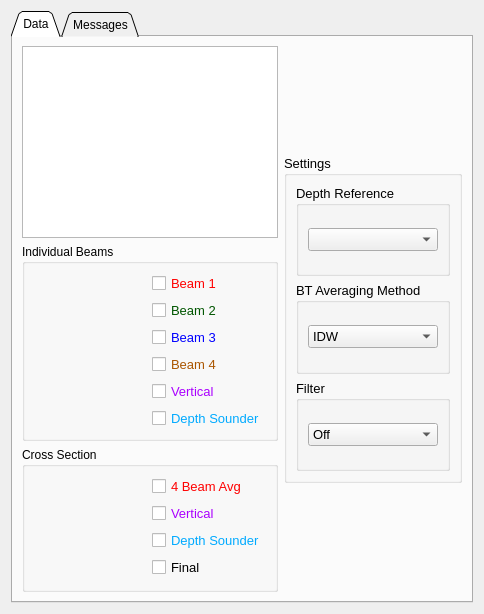
      <widget class="QWidget" name="tab_depth">
       <attribute name="title">
        <string>Depth</string>
       </attribute>
       <layout class="QGridLayout" name="gridLayout_30">
        <item row="0" column="0">
         <widget class="QTabWidget" name="tab_depth_2">
          <property name="tabShape">
           <enum>QTabWidget::Triangular</enum>
          </property>
          <property name="currentIndex">
           <number>0</number>
          </property>
          <widget class="QWidget" name="tab_depth_2_data">
           <attribute name="title">
            <string>Data</string>
           </attribute>
           <layout class="QGridLayout" name="gridLayout_31">
            <item row="0" column="0">
             <layout class="QHBoxLayout" name="horizontalLayout_25" stretch="8,2">
              <item>
               <layout class="QVBoxLayout" name="verticalLayout_27" stretch="0,2,2">
                <item>
                 <widget class="QTableWidget" name="table_depth"/>
                </item>
                <item>
                 <widget class="QGroupBox" name="gb_depth_beams">
                  <property name="title">
                   <string>Individual Beams</string>
                  </property>
                  <layout class="QHBoxLayout" name="horizontalLayout_32" stretch="6,1">
                   <item>
                    <widget class="QWidget" name="graph_depth_beams" native="true"/>
                   </item>
                   <item>
                    <layout class="QVBoxLayout" name="verticalLayout_25">
                     <item>
                      <widget class="QCheckBox" name="cb_depth_beam1">
                       <property name="palette">
                        <palette>
                         <active>
                          <colorrole role="WindowText">
                           <brush brushstyle="SolidPattern">
                            <color alpha="255">
                             <red>255</red>
                             <green>0</green>
                             <blue>0</blue>
                            </color>
                           </brush>
                          </colorrole>
                         </active>
                         <inactive>
                          <colorrole role="WindowText">
                           <brush brushstyle="SolidPattern">
                            <color alpha="255">
                             <red>255</red>
                             <green>0</green>
                             <blue>0</blue>
                            </color>
                           </brush>
                          </colorrole>
                         </inactive>
                         <disabled>
                          <colorrole role="WindowText">
                           <brush brushstyle="SolidPattern">
                            <color alpha="255">
                             <red>120</red>
                             <green>120</green>
                             <blue>120</blue>
                            </color>
                           </brush>
                          </colorrole>
                         </disabled>
                        </palette>
                       </property>
                       <property name="font">
                        <font>
                         <pointsize>10</pointsize>
                        </font>
                       </property>
                       <property name="text">
                        <string>Beam 1</string>
                       </property>
                      </widget>
                     </item>
                     <item>
                      <widget class="QCheckBox" name="cb_depth_beam2">
                       <property name="palette">
                        <palette>
                         <active>
                          <colorrole role="WindowText">
                           <brush brushstyle="SolidPattern">
                            <color alpha="255">
                             <red>0</red>
                             <green>85</green>
                             <blue>0</blue>
                            </color>
                           </brush>
                          </colorrole>
                         </active>
                         <inactive>
                          <colorrole role="WindowText">
                           <brush brushstyle="SolidPattern">
                            <color alpha="255">
                             <red>0</red>
                             <green>85</green>
                             <blue>0</blue>
                            </color>
                           </brush>
                          </colorrole>
                         </inactive>
                         <disabled>
                          <colorrole role="WindowText">
                           <brush brushstyle="SolidPattern">
                            <color alpha="255">
                             <red>120</red>
                             <green>120</green>
                             <blue>120</blue>
                            </color>
                           </brush>
                          </colorrole>
                         </disabled>
                        </palette>
                       </property>
                       <property name="font">
                        <font>
                         <pointsize>10</pointsize>
                        </font>
                       </property>
                       <property name="text">
                        <string>Beam 2</string>
                       </property>
                      </widget>
                     </item>
                     <item>
                      <widget class="QCheckBox" name="cb_depth_beam3">
                       <property name="palette">
                        <palette>
                         <active>
                          <colorrole role="WindowText">
                           <brush brushstyle="SolidPattern">
                            <color alpha="255">
                             <red>0</red>
                             <green>0</green>
                             <blue>255</blue>
                            </color>
                           </brush>
                          </colorrole>
                         </active>
                         <inactive>
                          <colorrole role="WindowText">
                           <brush brushstyle="SolidPattern">
                            <color alpha="255">
                             <red>0</red>
                             <green>0</green>
                             <blue>255</blue>
                            </color>
                           </brush>
                          </colorrole>
                         </inactive>
                         <disabled>
                          <colorrole role="WindowText">
                           <brush brushstyle="SolidPattern">
                            <color alpha="255">
                             <red>120</red>
                             <green>120</green>
                             <blue>120</blue>
                            </color>
                           </brush>
                          </colorrole>
                         </disabled>
                        </palette>
                       </property>
                       <property name="font">
                        <font>
                         <pointsize>10</pointsize>
                        </font>
                       </property>
                       <property name="text">
                        <string>Beam 3</string>
                       </property>
                      </widget>
                     </item>
                     <item>
                      <widget class="QCheckBox" name="cb_depth_beam4">
                       <property name="palette">
                        <palette>
                         <active>
                          <colorrole role="WindowText">
                           <brush brushstyle="SolidPattern">
                            <color alpha="255">
                             <red>170</red>
                             <green>85</green>
                             <blue>0</blue>
                            </color>
                           </brush>
                          </colorrole>
                         </active>
                         <inactive>
                          <colorrole role="WindowText">
                           <brush brushstyle="SolidPattern">
                            <color alpha="255">
                             <red>170</red>
                             <green>85</green>
                             <blue>0</blue>
                            </color>
                           </brush>
                          </colorrole>
                         </inactive>
                         <disabled>
                          <colorrole role="WindowText">
                           <brush brushstyle="SolidPattern">
                            <color alpha="255">
                             <red>120</red>
                             <green>120</green>
                             <blue>120</blue>
                            </color>
                           </brush>
                          </colorrole>
                         </disabled>
                        </palette>
                       </property>
                       <property name="font">
                        <font>
                         <pointsize>10</pointsize>
                        </font>
                       </property>
                       <property name="text">
                        <string>Beam 4</string>
                       </property>
                      </widget>
                     </item>
                     <item>
                      <widget class="QCheckBox" name="cb_depth_vert">
                       <property name="palette">
                        <palette>
                         <active>
                          <colorrole role="WindowText">
                           <brush brushstyle="SolidPattern">
                            <color alpha="255">
                             <red>170</red>
                             <green>0</green>
                             <blue>255</blue>
                            </color>
                           </brush>
                          </colorrole>
                         </active>
                         <inactive>
                          <colorrole role="WindowText">
                           <brush brushstyle="SolidPattern">
                            <color alpha="255">
                             <red>170</red>
                             <green>0</green>
                             <blue>255</blue>
                            </color>
                           </brush>
                          </colorrole>
                         </inactive>
                         <disabled>
                          <colorrole role="WindowText">
                           <brush brushstyle="SolidPattern">
                            <color alpha="255">
                             <red>120</red>
                             <green>120</green>
                             <blue>120</blue>
                            </color>
                           </brush>
                          </colorrole>
                         </disabled>
                        </palette>
                       </property>
                       <property name="font">
                        <font>
                         <pointsize>10</pointsize>
                        </font>
                       </property>
                       <property name="text">
                        <string>Vertical</string>
                       </property>
                      </widget>
                     </item>
                     <item>
                      <widget class="QCheckBox" name="cb_depth_ds">
                       <property name="palette">
                        <palette>
                         <active>
                          <colorrole role="WindowText">
                           <brush brushstyle="SolidPattern">
                            <color alpha="255">
                             <red>0</red>
                             <green>170</green>
                             <blue>255</blue>
                            </color>
                           </brush>
                          </colorrole>
                         </active>
                         <inactive>
                          <colorrole role="WindowText">
                           <brush brushstyle="SolidPattern">
                            <color alpha="255">
                             <red>0</red>
                             <green>170</green>
                             <blue>255</blue>
                            </color>
                           </brush>
                          </colorrole>
                         </inactive>
                         <disabled>
                          <colorrole role="WindowText">
                           <brush brushstyle="SolidPattern">
                            <color alpha="255">
                             <red>120</red>
                             <green>120</green>
                             <blue>120</blue>
                            </color>
                           </brush>
                          </colorrole>
                         </disabled>
                        </palette>
                       </property>
                       <property name="font">
                        <font>
                         <pointsize>10</pointsize>
                        </font>
                       </property>
                       <property name="text">
                        <string>Depth Sounder</string>
                       </property>
                      </widget>
                     </item>
                    </layout>
                   </item>
                  </layout>
                 </widget>
                </item>
                <item>
                 <widget class="QGroupBox" name="gb_depth_cs">
                  <property name="title">
                   <string>Cross Section</string>
                  </property>
                  <layout class="QHBoxLayout" name="horizontalLayout_33" stretch="6,1">
                   <item>
                    <widget class="QWidget" name="graph_depth_cs" native="true"/>
                   </item>
                   <item>
                    <layout class="QVBoxLayout" name="verticalLayout_26">
                     <item>
                      <widget class="QCheckBox" name="cb_depth_4beam_cs">
                       <property name="palette">
                        <palette>
                         <active>
                          <colorrole role="WindowText">
                           <brush brushstyle="SolidPattern">
                            <color alpha="255">
                             <red>255</red>
                             <green>0</green>
                             <blue>0</blue>
                            </color>
                           </brush>
                          </colorrole>
                         </active>
                         <inactive>
                          <colorrole role="WindowText">
                           <brush brushstyle="SolidPattern">
                            <color alpha="255">
                             <red>255</red>
                             <green>0</green>
                             <blue>0</blue>
                            </color>
                           </brush>
                          </colorrole>
                         </inactive>
                         <disabled>
                          <colorrole role="WindowText">
                           <brush brushstyle="SolidPattern">
                            <color alpha="255">
                             <red>120</red>
                             <green>120</green>
                             <blue>120</blue>
                            </color>
                           </brush>
                          </colorrole>
                         </disabled>
                        </palette>
                       </property>
                       <property name="font">
                        <font>
                         <pointsize>10</pointsize>
                        </font>
                       </property>
                       <property name="text">
                        <string>4 Beam Avg</string>
                       </property>
                      </widget>
                     </item>
                     <item>
                      <widget class="QCheckBox" name="cb_depth_vert_cs">
                       <property name="palette">
                        <palette>
                         <active>
                          <colorrole role="WindowText">
                           <brush brushstyle="SolidPattern">
                            <color alpha="255">
                             <red>170</red>
                             <green>0</green>
                             <blue>255</blue>
                            </color>
                           </brush>
                          </colorrole>
                         </active>
                         <inactive>
                          <colorrole role="WindowText">
                           <brush brushstyle="SolidPattern">
                            <color alpha="255">
                             <red>170</red>
                             <green>0</green>
                             <blue>255</blue>
                            </color>
                           </brush>
                          </colorrole>
                         </inactive>
                         <disabled>
                          <colorrole role="WindowText">
                           <brush brushstyle="SolidPattern">
                            <color alpha="255">
                             <red>120</red>
                             <green>120</green>
                             <blue>120</blue>
                            </color>
                           </brush>
                          </colorrole>
                         </disabled>
                        </palette>
                       </property>
                       <property name="font">
                        <font>
                         <pointsize>10</pointsize>
                        </font>
                       </property>
                       <property name="text">
                        <string>Vertical</string>
                       </property>
                      </widget>
                     </item>
                     <item>
                      <widget class="QCheckBox" name="cb_depth_ds_cs">
                       <property name="palette">
                        <palette>
                         <active>
                          <colorrole role="WindowText">
                           <brush brushstyle="SolidPattern">
                            <color alpha="255">
                             <red>0</red>
                             <green>170</green>
                             <blue>255</blue>
                            </color>
                           </brush>
                          </colorrole>
                         </active>
                         <inactive>
                          <colorrole role="WindowText">
                           <brush brushstyle="SolidPattern">
                            <color alpha="255">
                             <red>0</red>
                             <green>170</green>
                             <blue>255</blue>
                            </color>
                           </brush>
                          </colorrole>
                         </inactive>
                         <disabled>
                          <colorrole role="WindowText">
                           <brush brushstyle="SolidPattern">
                            <color alpha="255">
                             <red>120</red>
                             <green>120</green>
                             <blue>120</blue>
                            </color>
                           </brush>
                          </colorrole>
                         </disabled>
                        </palette>
                       </property>
                       <property name="font">
                        <font>
                         <pointsize>10</pointsize>
                        </font>
                       </property>
                       <property name="text">
                        <string>Depth Sounder</string>
                       </property>
                      </widget>
                     </item>
                     <item>
                      <widget class="QCheckBox" name="cb_depth_final_cs">
                       <property name="font">
                        <font>
                         <pointsize>10</pointsize>
                        </font>
                       </property>
                       <property name="text">
                        <string>Final</string>
                       </property>
                      </widget>
                     </item>
                    </layout>
                   </item>
                  </layout>
                 </widget>
                </item>
               </layout>
              </item>
              <item>
               <layout class="QVBoxLayout" name="verticalLayout_28" stretch="1,3,1">
                <item>
                 <spacer name="verticalSpacer_3">
                  <property name="orientation">
                   <enum>Qt::Vertical</enum>
                  </property>
                  <property name="sizeHint" stdset="0">
                   <size>
                    <width>20</width>
                    <height>40</height>
                   </size>
                  </property>
                 </spacer>
                </item>
                <item>
                 <widget class="QGroupBox" name="gb_depth_settings">
                  <property name="font">
                   <font>
                    <pointsize>10</pointsize>
                   </font>
                  </property>
                  <property name="title">
                   <string>Settings</string>
                  </property>
                  <layout class="QVBoxLayout" name="verticalLayout_29">
                   <item>
                    <widget class="QGroupBox" name="gb_depth_ref">
                     <property name="title">
                      <string>Depth Reference</string>
                     </property>
                     <layout class="QVBoxLayout" name="verticalLayout_30">
                      <item>
                       <widget class="QComboBox" name="combo_depth_ref"/>
                      </item>
                     </layout>
                    </widget>
                   </item>
                   <item>
                    <widget class="QGroupBox" name="gb_depth_averaging">
                     <property name="title">
                      <string>BT Averaging Method</string>
                     </property>
                     <layout class="QVBoxLayout" name="verticalLayout_31">
                      <item>
                       <widget class="QComboBox" name="combo_depth_avg">
                        <item>
                         <property name="text">
                          <string>IDW</string>
                         </property>
                        </item>
                        <item>
                         <property name="text">
                          <string>Simple</string>
                         </property>
                        </item>
                       </widget>
                      </item>
                     </layout>
                    </widget>
                   </item>
                   <item>
                    <widget class="QGroupBox" name="gb_depth_filter">
                     <property name="title">
                      <string>Filter</string>
                     </property>
                     <layout class="QVBoxLayout" name="verticalLayout_32">
                      <item>
                       <widget class="QComboBox" name="combo_depth_filter">
                        <property name="currentText">
                         <string>Off</string>
                        </property>
                        <item>
                         <property name="text">
                          <string>Off</string>
                         </property>
                        </item>
                        <item>
                         <property name="text">
                          <string>Smooth</string>
                         </property>
                        </item>
                        <item>
                         <property name="text">
                          <string>TRDI</string>
                         </property>
                        </item>
                       </widget>
                      </item>
                     </layout>
                    </widget>
                   </item>
                  </layout>
                 </widget>
                </item>
                <item>
                 <spacer name="verticalSpacer_4">
                  <property name="orientation">
                   <enum>Qt::Vertical</enum>
                  </property>
                  <property name="sizeHint" stdset="0">
                   <size>
                    <width>20</width>
                    <height>40</height>
                   </size>
                  </property>
                 </spacer>
                </item>
               </layout>
              </item>
             </layout>
            </item>
           </layout>
          </widget>
          <widget class="QWidget" name="tab_gps_2_messages_3">
           <attribute name="title">
            <string>Messages</string>
           </attribute>
           <layout class="QGridLayout" name="gridLayout_35">
            <item row="0" column="0">
             <widget class="QGroupBox" name="box_depth_messages">
              <property name="font">
               <font>
                <weight>75</weight>
                <bold>true</bold>
               </font>
              </property>
              <property name="title">
               <string>Quality Check Messages</string>
              </property>
              <layout class="QHBoxLayout" name="horizontalLayout_49">
               <item>
                <widget class="QPlainTextEdit" name="display_depth_messages">
                 <property name="font">
                  <font>
                   <weight>50</weight>
                   <bold>false</bold>
                  </font>
                 </property>
                 <property name="readOnly">
                  <bool>true</bool>
                 </property>
                </widget>
               </item>
              </layout>
             </widget>
            </item>
            <item row="1" column="0">
             <widget class="QGroupBox" name="box_depth_comments">
              <property name="font">
               <font>
                <weight>75</weight>
                <bold>true</bold>
               </font>
              </property>
              <property name="title">
               <string>Comments</string>
              </property>
              <layout class="QHBoxLayout" name="horizontalLayout_48">
               <item>
                <widget class="QPlainTextEdit" name="display_depth_comments">
                 <property name="font">
                  <font>
                   <weight>50</weight>
                   <bold>false</bold>
                  </font>
                 </property>
                 <property name="readOnly">
                  <bool>true</bool>
                 </property>
                </widget>
               </item>
              </layout>
             </widget>
            </item>
           </layout>
          </widget>
         </widget>
        </item>
       </layout>
      </widget>
